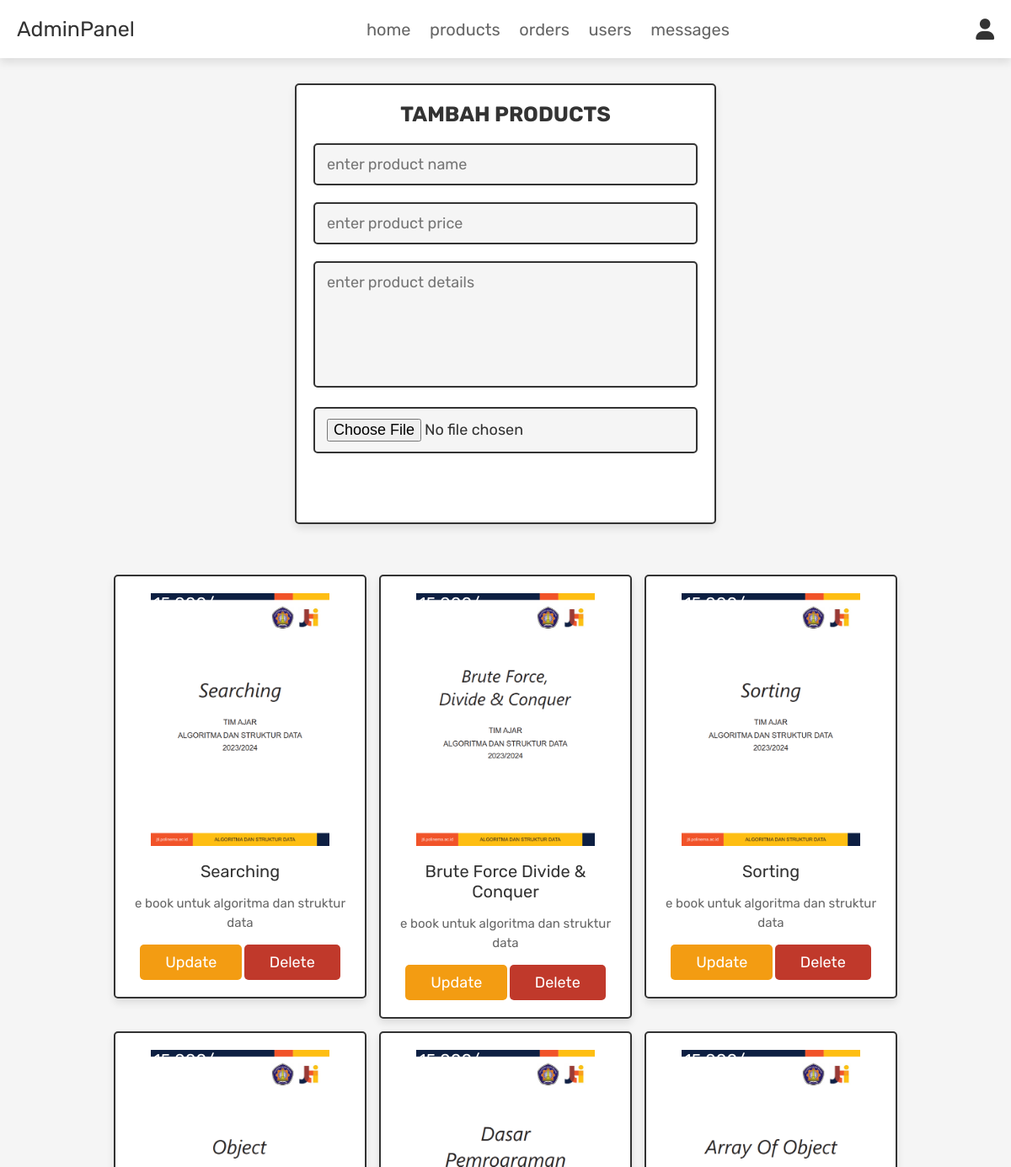
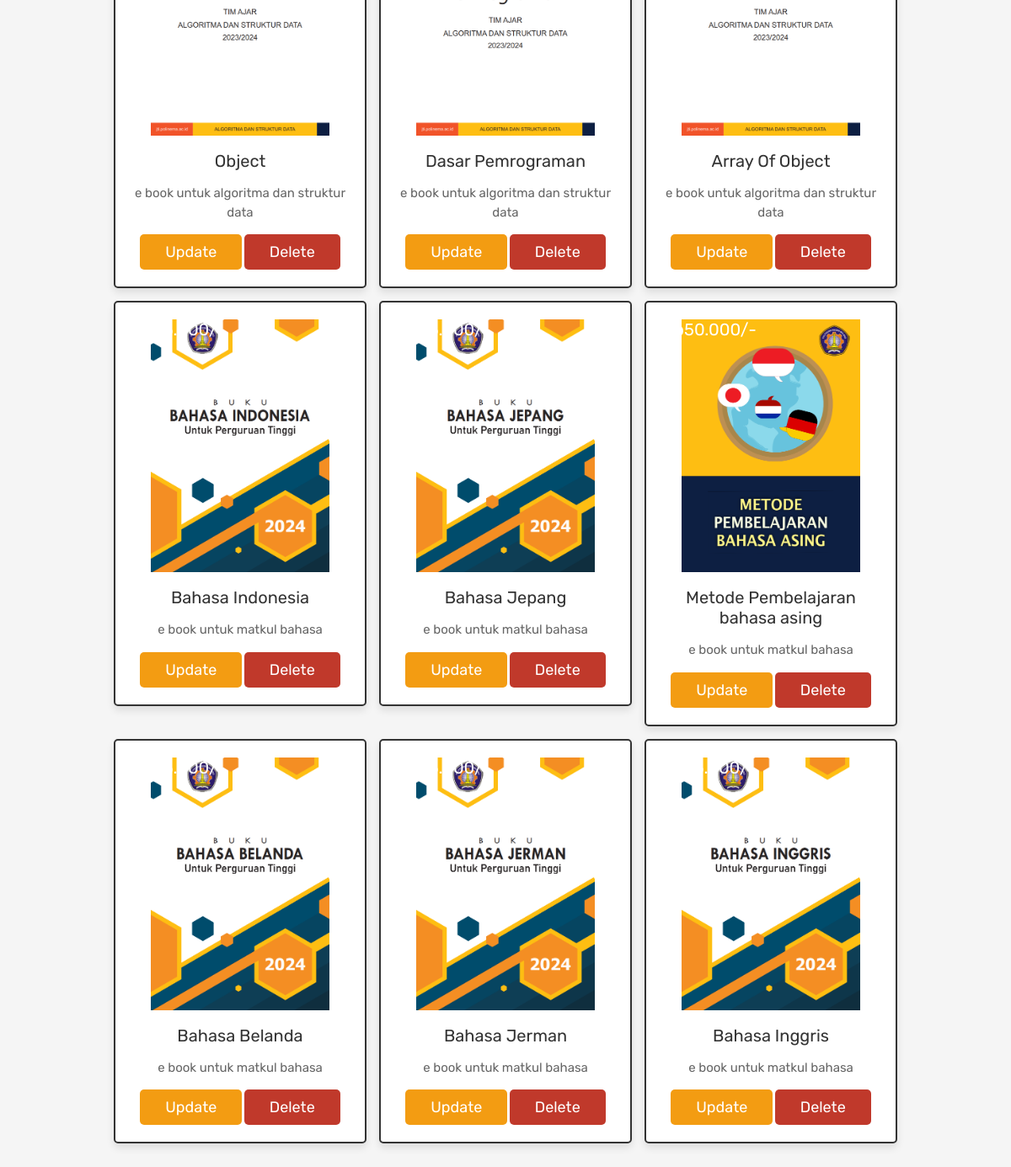
The app's page /admin_products.php (signed in) with its own data (2 pictures, top to bottom).
### tables this page shows
CREATE TABLE `products` (
  `id` int(100) NOT NULL,
  `name` varchar(100) NOT NULL,
  `details` varchar(500) NOT NULL,
  `price` double(100,3) NOT NULL,
  `image` varchar(100) NOT NULL
);

### admin_products.php (the view, shortened to what this page needs)
<?php
@include 'config.php';
?>
<!DOCTYPE html>
<html lang="en">
<head>
   <link rel="stylesheet" href="https://cdnjs.cloudflare.com/ajax/libs/font-awesome/6.0.0/css/all.min.css">
   <link rel="stylesheet" href="css/admin_style.css">
</head>
<body>
<?php @include 'admin_header.php'; ?>
<section class="add-products">
   <form action="" method="POST" enctype="multipart/form-data">
      <h3>tambah products</h3>
      <input type="text" class="box" required placeholder="enter product name" name="name">
      <input type="number" min="0" class="box" required placeholder="enter product price" name="price">
      <textarea name="details" class="box" required placeholder="enter product details" cols="30" rows="10"></textarea>
      <input type="file" accept="image/jpg, image/jpeg, image/png" required class="box" name="image">
      <input type="submit" value="add product" name="add_product" class="btn">
   </form>
</section>
<section class="show-products">
   <div class="box-container">
      <?php
         $select_products = mysqli_query($conn, "SELECT * FROM `products`") or die('query failed');
         if(mysqli_num_rows($select_products) > 0){
            while($fetch_products = mysqli_fetch_assoc($select_products)){
      ?>
      <div class="box">
         <div class="price">Rp<?php echo $fetch_products['price']; ?>/-</div>
         <img class="image" src="uploaded_img/<?php echo $fetch_products['image']; ?>" alt="">
         <div class="name"><?php echo $fetch_products['name']; ?></div>
         <div class="details"><?php echo $fetch_products['details']; ?></div>
         <a href="admin_update_product.php?update=<?php echo $fetch_products['id']; ?>" class="option-btn">update</a>
         <a href="admin_products.php?delete=<?php echo $fetch_products['id']; ?>" class="delete-btn" onclick="return confirm('delete this product?');">delete</a>
      </div>
      <?php
         }
      }else{
         echo '<p class="empty">belum ada orderan yang ditambahkan!</p>';
      }
      ?>
   </div>
</section>
</body>
</html>

### admin_header.php (shortened to what this page needs)
<header class="header">
   <div class="flex">
      <a href="admin_page.php" class="logo">Admin<span>Panel</span></a>
      <nav class="navbar">
         <a href="admin_page.php">home</a>
         <a href="admin_products.php">products</a>
         <a href="admin_orders.php">orders</a>
         <a href="admin_users.php">users</a>
         <a href="admin_contacts.php">messages</a>
      </nav>
      <div class="icons">
         <div id="user-btn" class="fas fa-user"></div>
      </div>
   </div>
</header>

### css/admin_style.css (style rules this page uses)
:root { --blue:#1a3263; --red:#c0392b; --orange:#f39c12; --black:#333; --white:#fff; --light-color:#666; --light-white:#ccc; --light-bg:#f5f5f5; --border:.2rem solid var(--black); --box-shadow:0 .5rem 1rem rgba(0,0,0,.1); }
* { font-family: 'Rubik', sans-serif; margin:0; padding:0; box-sizing: border-box; outline: none; border:none; text-decoration: none; transition:all .2s linear; }
html { font-size: 62.5%; overflow-x: hidden; scroll-behavior: smooth; scroll-padding-top: 6.5rem; }
body { background: var(--light-bg); }
section { padding:3rem 2rem; }
.btn, .delete-btn, .option-btn { display: inline-block; border-radius: .5rem; margin-top: 1rem; font-size: 1.8rem; color:var(--white); cursor: pointer; padding:1rem 3rem; text-transform: capitalize; }
.btn { background-color: var(--pink); }
.delete-btn { background-color: var(--red); }
.option-btn { background-color: var(--orange); }
.header { position: sticky; top:0; left:0; right:0; z-index: 1000; background-color: var(--white); box-shadow: var(--box-shadow); }
.header .flex { display: flex; align-items: center; justify-content: space-between; padding:2rem; max-width: 1200px; margin:0 auto; position: relative; }
.header .flex .icons div { font-size: 2.5rem; margin-left: 1.7rem; cursor: pointer; color:var(--black); }
.header .flex .navbar a { margin:0 1rem; font-size: 2rem; color:var(--light-color); }
.header .flex .logo { font-size: 2.5rem; color:var(--black); }
.header .flex .logo span { color:var(--pink); }
.add-products form { max-width: 50rem; border-radius: .5rem; background-color: var(--white); border:var(--border); padding:2rem; text-align: center; margin:0 auto; box-shadow: var(--box-shadow); }
.add-products form h3 { font-size: 2.5rem; text-transform: uppercase; color:var(--black); margin-bottom: 1rem; }
.add-products form .box { width: 100%; margin:1rem 0; font-size: 1.8rem; color:var(--black); border-radius: .5rem; background-color: var(--light-bg); padding:1.2rem 1.4rem; border:var(--border); }
.add-products form textarea { height: 15rem; resize: none; }
.show-products .box-container { display: grid; grid-template-columns: repeat(auto-fit, 30rem); gap:1.5rem; align-items: flex-start; max-width: 1200px; margin: 0 auto; justify-content: center; }
.show-products .box-container .box { text-align: center; padding:2rem; border:var(--border); background-color: var(--white); box-shadow: var(--box-shadow); border-radius: .5rem; position: relative; }
.show-products .box-container .box .image { height: 30rem; margin-bottom: .5rem; }
.show-products .box-container .box .price { background-color: var(--pink); position: absolute; top:1rem; left:1rem; border-radius: .5rem; color:var(--white); padding:1rem; font-size: 2rem; }
.show-products .box-container .box .name { margin:1rem 0; font-size: 2rem; color:var(--black); }
.show-products .box-container .box .details { line-height: 1.5; color:var(--light-color); font-size: 1.5rem; padding:.5rem 0; }

### records on screen
products: price "15.000", image (picture), name "Searching", details "e book untuk algoritma dan struktur data"
products: price "15.000", image (picture), name "Brute Force Divide & Conquer", details "e book untuk algoritma dan struktur data"
products: price "15.000", image (picture), name "Sorting", details "e book untuk algoritma dan struktur data"
products: price "15.000", image (picture), name "Object", details "e book untuk algoritma dan struktur data"
products: price "15.000", image (picture), name "Dasar Pemrograman", details "e book untuk algoritma dan struktur data"
products: price "15.000", image (picture), name "Array Of Object", details "e book untuk algoritma dan struktur data"
products: price "25.000", image (picture), name "Bahasa Indonesia", details "e book untuk matkul bahasa"
products: price "25.000", image (picture), name "Bahasa Jepang", details "e book untuk matkul bahasa"
products: price "50.000", image (picture), name "Metode Pembelajaran bahasa asing", details "e book untuk matkul bahasa"
products: price "25.000", image (picture), name "Bahasa Belanda", details "e book untuk matkul bahasa"
products: price "25.000", image (picture), name "Bahasa Jerman", details "e book untuk matkul bahasa"
products: price "25.000", image (picture), name "Bahasa Inggris", details "e book untuk matkul bahasa"
